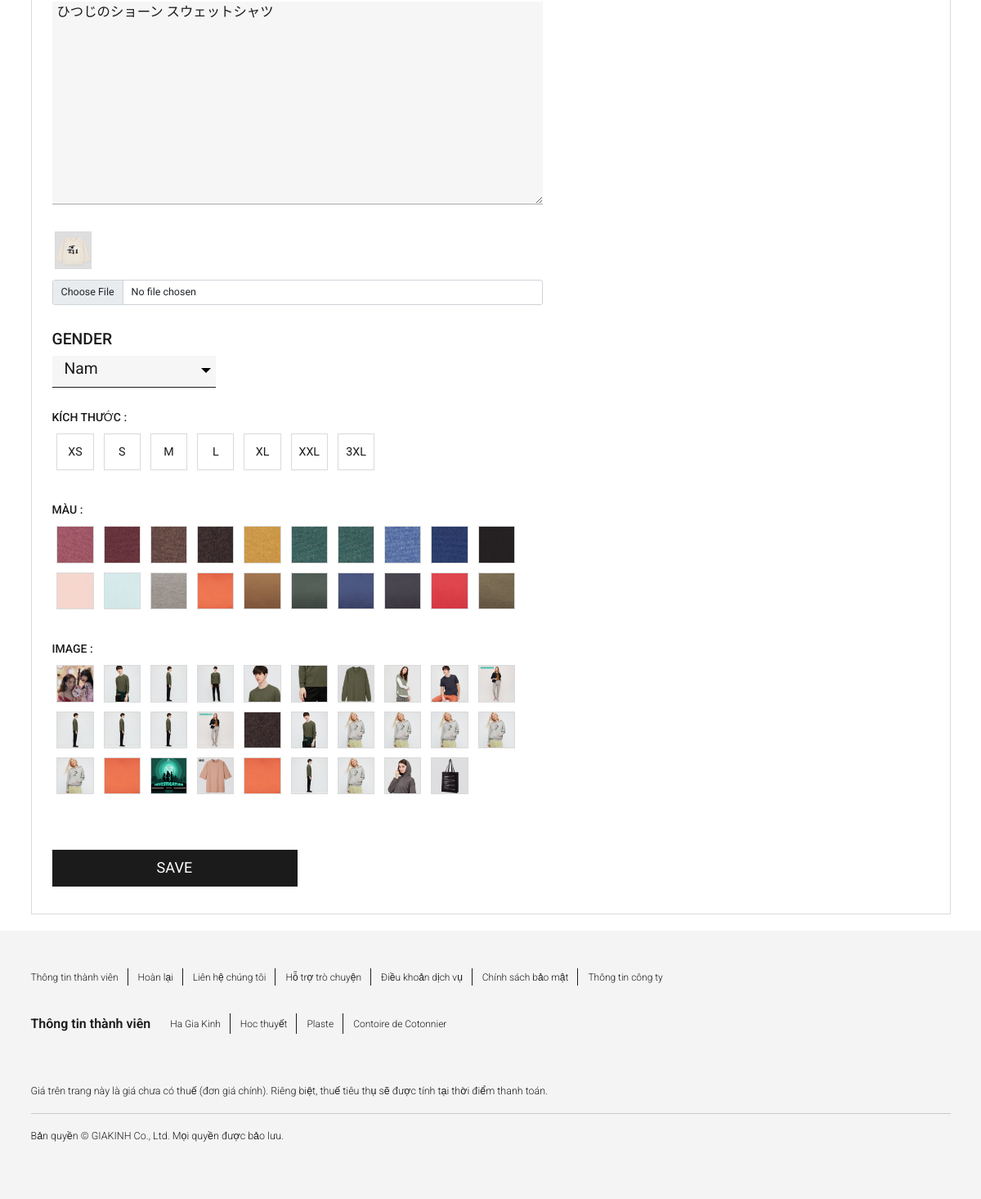
Page /product/61/editproduct/ (signed in, lower part) on the earlier database version.
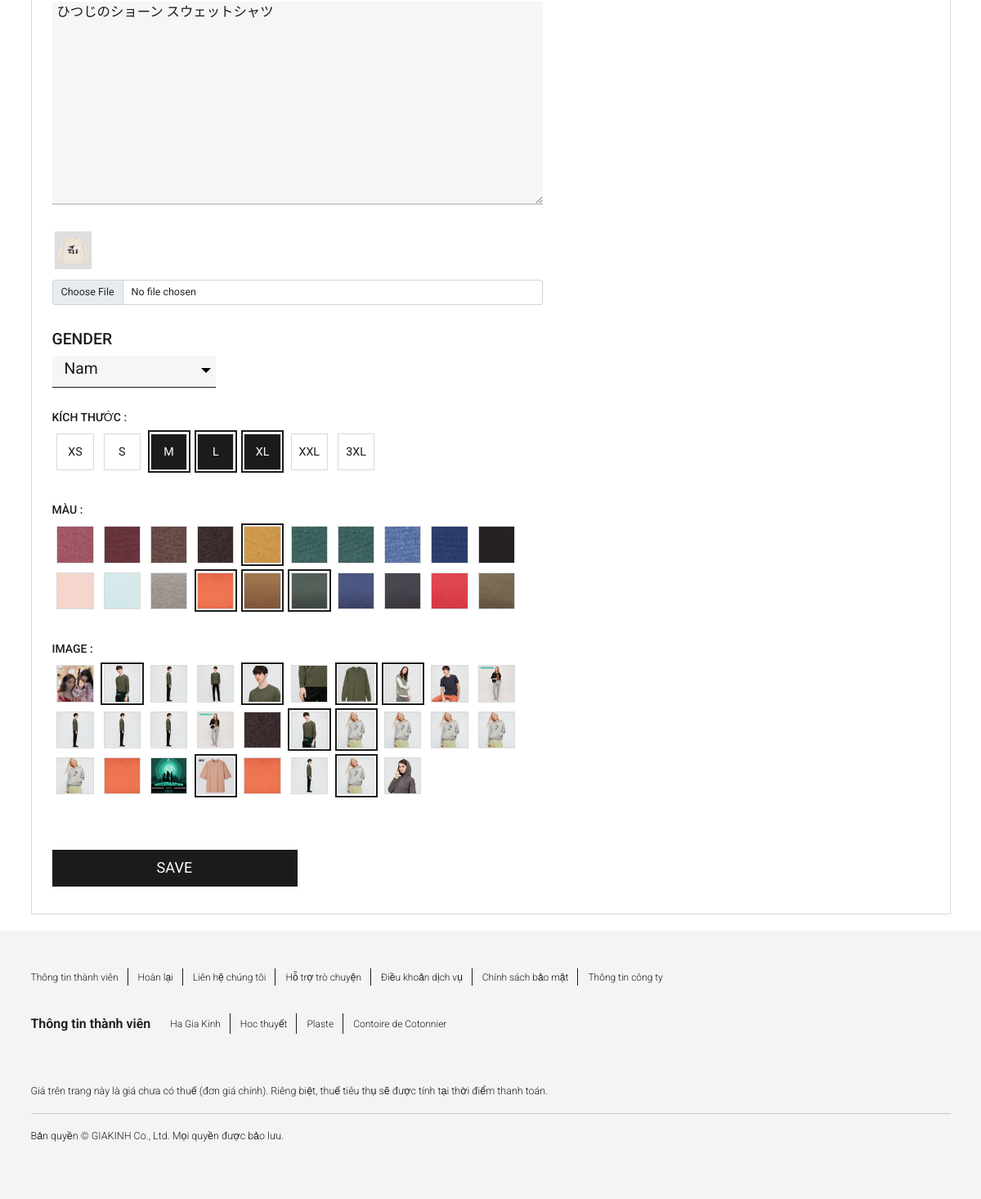
Same page on the later database version.
### appProduct/models.py (models this page shows, shortened)
class Size(models.Model):
    name = models.CharField(max_length=10)

class Color(models.Model):
    name = models.CharField(max_length=50)
    image = models.ImageField(upload_to='colorImages')

class ImageProduct(models.Model):
    user = models.ForeignKey(User, on_delete=models.CASCADE,default=None, null=True, blank=True)
    product = models.ForeignKey(Product, on_delete=models.CASCADE,default=None, null=True, blank=True)
    name = models.CharField(max_length=100, default=None, null=True, blank=True)
    image= models.ImageField(upload_to='productImages')

class Variants(models.Model):
    name = models.CharField(max_length=100,default=None, null=True, blank=True)
    product = models.ForeignKey(Product, on_delete=models.CASCADE)
    gender = models.ForeignKey(Gender, on_delete=models.CASCADE, default=None, null=True, blank=True)
    size = models.ManyToManyField(Size, default=None, null=True, blank=True)
    color = models.ManyToManyField(Color, default=None, null=True, blank=True)
    imageProduct = models.ManyToManyField(ImageProduct, default=None, null=True, blank=True)

### appProduct/views.py (the view)
# urls.py: path('product/<int:product_pk>/editproduct/', views.editproduct, name ='editproduct'),
@login_required
def editproduct(request, product_pk):
    product = get_object_or_404(Product, pk=product_pk, user=request.user)
    try:
        variant = Variants.objects.get(product = product)
    except Variants.DoesNotExist:
        variant = None
    formProduct = ProductForm(instance=product,prefix="productForm")
    formVariant = VariantsForm(instance=variant, prefix="variantsForm")
    categorys = Category.objects.all()
    genders = Gender.objects.all()
    sizes = Size.objects.all()
    colors = Color.objects.all()
    variantSize={}
    variantColor={}
    variantImageProduct={}
    if variant:
        variantSize = variant.size.all()
        variantColor = variant.color.all()
        variantImageProduct = variant.imageProduct.all()
    imageProductList = ImageProduct.objects.filter(user=request.user)
    if request.is_ajax():
        categoryid = request.POST['productForm-category']
        product.category = Category.objects.get(id=categoryid)
        if 'productForm-image' in request.FILES:
            product.image = request.FILES['productForm-image']
        product.save()
        formProduct = ProductForm(request.POST, instance=product, prefix="productForm")
        formProduct.save()
        genderid = request.POST['variantsForm-gender']
        if variant:
            variant.gender = Gender.objects.get(id=genderid)
            product.gender = variant.gender
            product.save()
            sizelist = request.POST.getlist('variantsForm-size', None)
            colorlist = request.POST.getlist('variantsForm-color', None)
            imagelist = request.POST.getlist('variantsForm-imageProduct', None)
            variant.imageProduct.clear()
            variant.size.clear()
            variant.color.clear()
            imagelist.pop(0)
            counter = 0
            for image in imagelist:
                image_pk = imagelist.__getitem__(counter)
                image_entity = ImageProduct.objects.get(pk=image_pk)
                image_entity.product = product
                image_entity.save()
                variant.imageProduct.add(image_entity)
                counter += 1
            counter = 0
            for size in sizelist:
                size_pk = sizelist.__getitem__(counter)
                size_entity = Size.objects.get(pk=size_pk)
                variant.size.add(size_entity)
                counter += 1
            counter = 0
            for color in colorlist:
                color_pk = colorlist.__getitem__(counter)
                color_entity = Color.objects.get(pk=color_pk)
                variant.color.add(color_entity)
                counter += 1
            variant.save()
        else:
            if formVariant:
                variant = formVariant.save(commit=False)
                product.gender = variant.gender
                product.save()
                variant.product = product
                variant.save()
                variants = Variants.objects.get(product=product)
                sizelist = request.POST.getlist('variantsForm-size', None)
                colorlist = request.POST.getlist('variantsForm-color', None)
                imagelist = request.POST.getlist('variantsForm-imageProduct', None)
                imagelist.pop(0)
                counter = 0
                for image in imagelist:
                    image_pk = imagelist.__getitem__(counter)
                    image_entity = ImageProduct.objects.get(pk=image_pk)
                    image_entity.product = product
                    image_entity.save()
                    variants.imageProduct.add(image_entity)
                    counter += 1
                counter = 0
                for size in sizelist:
                    size_pk = sizelist.__getitem__(counter)
                    size_entity = Size.objects.get(pk=size_pk)
                    variants.size.add(size_entity)
                    counter += 1
                counter = 0
                for color in colorlist:
                    color_pk = colorlist.__getitem__(counter)
                    color_entity = Color.objects.get(pk=color_pk)
                    variants.color.add(color_entity)
                    counter += 1
        return JsonResponse({'response': "Success"})
    else:
        return render(request, 'product/editproduct.html', {'product': product,'variant':variant,'categorys': categorys,'genders': genders,'sizes':sizes,'colors':colors,'imageProductList':imageProductList,'variantSize':variantSize,'variantColor':variantColor,'variantImageProduct':variantImageProduct, 'formProduct': formProduct,'formVariant':formVariant,'ImageProductForm':ImageProductForm(prefix="ImageProductForm") ,})

### appProduct/forms.py
class ProductForm(forms.ModelForm):
    class Meta():
        model = Product
        fields = ('name', 'price','category', 'quantity','recommend','image')

class VariantsForm(forms.ModelForm):
    size = CustomSelectMultiple(widget=forms.CheckboxSelectMultiple, queryset=Size.objects.all())
    color = CustomSelectMultiple(widget=forms.CheckboxSelectMultiple, queryset=Color.objects.all())
    imageProduct = CustomSelectMultiple(widget=forms.CheckboxSelectMultiple, queryset=ImageProduct.objects.all())
    class Meta():
        model = Variants
        fields = ('gender','size','color', 'imageProduct')

### appProduct/forms.py (called while the page is built)
    def label_from_instance(self, obj):
        return "%s" %(obj.name)

### appProduct/models.py (called while the page is built)
    def __str__(self) -> str:
        return self.name

    def __str__(self) -> str:
        return self.name

### templates/product/editproduct.html (shortened to what the changed rows need)
{% extends "base/base.html" %}
{% block block_body %}
{% load static %}
<div class="container">
    <div class="form__layout">
        <div class="form__container">
            <div class="form__form--layout">
                <div class="form__form--container" style="display: flex; flex-wrap:wrap">
                    <form action="" method="POST" id="editproduct" enctype="multipart/form-data"
                        data-id="{{product.id}}">
                        <div class="form__form--content" style="max-width:60rem">
                            <div class="product__dropdown">
                                <div class="product__dropdown--container" style="width: 40rem; margin-bottom:2rem">
                                    <div class="product__dropdown--input">
                                        <select name="variantsForm-gender" class="product__dropdown--select"
                                            data-test="quantity-dropdown" id="id_variantsForm-gender"
                                            style="background-color:#f5f5f5e7;">
                                            {% for gender in genders %}
                                            <option value="{{gender.id}}" class="uq-uikit-dropdown__hidden-option"
                                                aria-selected="true" {% if variant %} {% if variant.gender == gender %}
                                                selected {% endif %} {% endif %}>
                                                <font style="vertical-align: inherit;">
                                                </font>
                                            </option>
                                            {% endfor %}
                                        </select>
                                        <div class="product__dropdown--input--inner">
                                            <svg width="24" height="24" viewBox="0 0 24 24" focusable="false"
                                                class="uq-uikit-icon uq-uikit-icon--default uq-uikit-dropdown__icon"
                                                role="presentation">
                                                <title></title>
                                                <g fill-rule="evenodd">
                                                    <polygon points="12 15 18 9 6 9"></polygon>
                                                </g>
                                            </svg>
                                        </div>
                                    </div>
                                </div>
                            </div>
                            <div class="product__details--size">
                                <div class="product__details--size--layout">
                                    <fieldset class="product__details--size--fieldset">
                                        <ul style="width:100%; display:flex; flex-wrap:wrap;" id="id_variantsForm-size">
                                            {% for size in sizes %}
                                            <li class="product__details--color__color--container">
                                                <div class="product__details--chip">
                                                    <input type="checkbox" name="variantsForm-size" value="{{size.id}}"
                                                        id="id_variantsForm-size_{{size.id|add:-1}}"
                                                        class="product__details--chip--radio" onmouseover="changeSize(this.value)" {% if variant %} {% if size in variantSize %} checked {% endif %} {% endif %}>
                                                    <label for="id_variantsForm-size_{{size.id|add:-1}}"
                                                        class="product__details--chip--label">
                                                        <font style="vertical-align: inherit;">
                                                            <font style="vertical-align: inherit;">{{size.name}}</font>
                                                        </font>
                                                    </label>
                                                </div>
                                            </li>
                                            {% endfor %}
                                        </ul>
                                    </fieldset>
                                </div>
                            </div>
                            <div class="product__color">
                                <fieldset class="product__details--color">
                                    <ul style="width:100%; display:flex; flex-wrap:wrap" id="id_variantsForm-color">
                                        {% for color in colors %}
                                        <li class="product__details--color__color--container">
                                            <div class="product__details--chip">
                                                <input type="checkbox" id="id_variantsForm-color_{{color.id|add:-1}}"
                                                    value="{{color.id}}" class="product__details--chip--radio"
                                                    name="variantsForm-color"  onmouseover="changeColor(this.value)" {% if variant %} {% if color in variantColor %} checked {% endif %} {% endif %}>
                                                <label for="id_variantsForm-color_{{color.id|add:-1}}"
                                                    class="product__details--chip--label"
                                                    style="background-image: url({{color.image.url}})">
                                                </label>
                                            </div>
                                        </li>
                                        {% endfor %}
                                    </ul>
                                </fieldset>
                            </div>
                            <div class="product__image" id="createImageProductList">
                                {% if imageProductList %}
                                <fieldset class="product__details--color">
                                    <ul style="width:100%; display:flex; flex-wrap:wrap"
                                        id="id_variantsForm-imageProduct">
                                        {% for imageProduct in imageProductList %}
                                        <li class="product__details--color__color--container">
                                            <div class="product__details--chip">
                                                <input type="checkbox"
                                                    id="id_variantsForm-imageProduct_{{imageProduct|add:-1}}"
                                                    value="{{imageProduct.id}}" class="product__details--chip--radio"
                                                    name="variantsForm-imageProduct" {% if variant %} {% if imageProduct in variantImageProduct %} checked {% endif %} {% endif %}>
                                                <label for="id_variantsForm-imageProduct_{{imageProduct|add:-1}}"
                                                    class="product__details--chip--label"
                                                    style="background-image: url({{imageProduct.image.url}});">
                                                </label>
                                            </div>
                                        </li>
                                        {% endfor %}
                                    </ul>
                                </fieldset>
                                {% else %}
                                <a href="#editImageProduct"
                                    style="color:black; font-size:1.2rem; marin-bottom:1rem">Go to
                                    create new image</a>
                                <div class="product__image" id="createImageProductList">
                                </div>
                                {% endif %}
                            </div>
                        </div>
                    </form>
                </div>
            </div>
        </div>
    </div>
</div>
{% endblock %}

Differences in the rows shown:
removed ImageProduct: image (picture)
added Variants: variantsForm-gender "Nam"
computed for Size (number 3 of 7 on the later page): variantsForm-size "☐" → "☑"
computed for Size (number 4 of 7 on the later page): variantsForm-size "☐" → "☑"
computed for Size "XL": variantsForm-size "☐" → "☑"
computed for Color (number 5 of 20 on the later page): variantsForm-color "☐" → "☑"
computed for Color (number 14 of 20 on the later page): variantsForm-color "☐" → "☑"
computed for Color (number 15 of 20 on the later page): variantsForm-color "☐" → "☑"
computed for Color (number 16 of 20 on the later page): variantsForm-color "☐" → "☑"
changed ImageProduct (number 2 of 28 on the later page): variantsForm-imageProduct "☐" → "☑"
changed ImageProduct (number 5 of 28 on the later page): variantsForm-imageProduct "☐" → "☑"
changed ImageProduct (number 7 of 28 on the later page): variantsForm-imageProduct "☐" → "☑"
changed ImageProduct (number 8 of 28 on the later page): variantsForm-imageProduct "☐" → "☑"
changed ImageProduct (number 16 of 28 on the later page): variantsForm-imageProduct "☐" → "☑"
changed ImageProduct (number 17 of 28 on the later page): variantsForm-imageProduct "☐" → "☑"
changed ImageProduct (number 24 of 28 on the later page): variantsForm-imageProduct "☐" → "☑"
changed ImageProduct (number 27 of 28 on the later page): variantsForm-imageProduct "☐" → "☑"
Other differences:
form field variantsForm-gender: "Nam" → (not shown)
